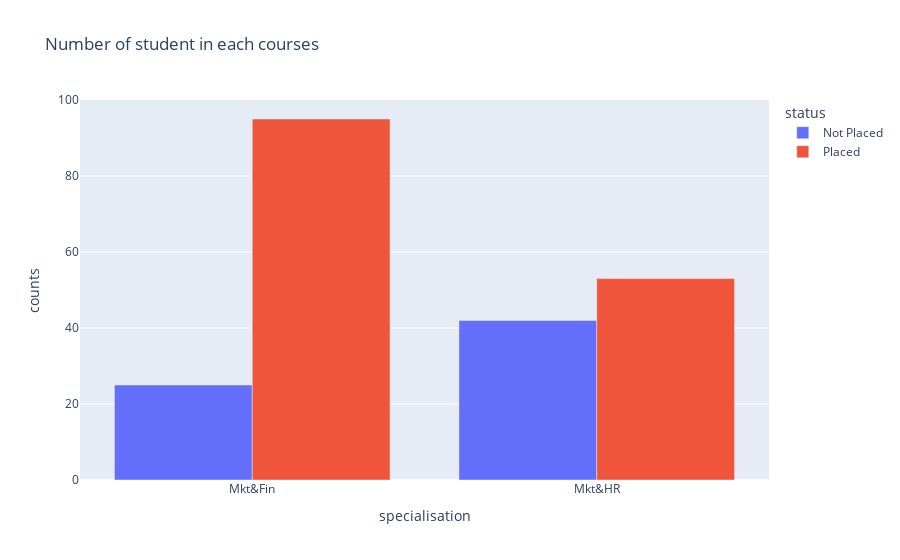

This figure's notebook cell:
### Code cell
df_courses = df_train.groupby(['specialisation','status']).agg(counts = ('hsc_s','count')).reset_index()
px.bar(df_courses, x='specialisation', y = 'counts', 
       labels={'x': 'Courses', 'y': 'Number of Students'}, 
       color='status',
       barmode='group',
       title='Number of student in each courses')

### Figure 1 — Plotly figure (JSON) as saved in the notebook; plotly's stock layout.template omitted (floating-point values rounded to 4 significant figures)
{"data": [{"alignmentgroup": "True", "hovertemplate": "status=Not Placed<br>specialisation=%{x}<br>counts=%{y}<extra></extra>", "legendgroup": "Not Placed", "marker": {"color": "#636efa", "pattern": {"shape": ""}}, "name": "Not Placed", "offsetgroup": "Not Placed", "orientation": "v", "showlegend": true, "textposition": "auto", "type": "bar", "x": ["Mkt&Fin", "Mkt&HR"], "xaxis": "x", "y": [25, 42], "yaxis": "y"}, {"alignmentgroup": "True", "hovertemplate": "status=Placed<br>specialisation=%{x}<br>counts=%{y}<extra></extra>", "legendgroup": "Placed", "marker": {"color": "#EF553B", "pattern": {"shape": ""}}, "name": "Placed", "offsetgroup": "Placed", "orientation": "v", "showlegend": true, "textposition": "auto", "type": "bar", "x": ["Mkt&Fin", "Mkt&HR"], "xaxis": "x", "y": [95, 53], "yaxis": "y"}], "layout": {"barmode": "group", "legend": {"title": {"text": "status"}, "tracegroupgap": 0}, "title": {"text": "Number of student in each courses"}, "xaxis": {"anchor": "y", "domain": [0, 1], "title": {"text": "specialisation"}}, "yaxis": {"anchor": "x", "domain": [0, 1], "title": {"text": "counts"}}}}
